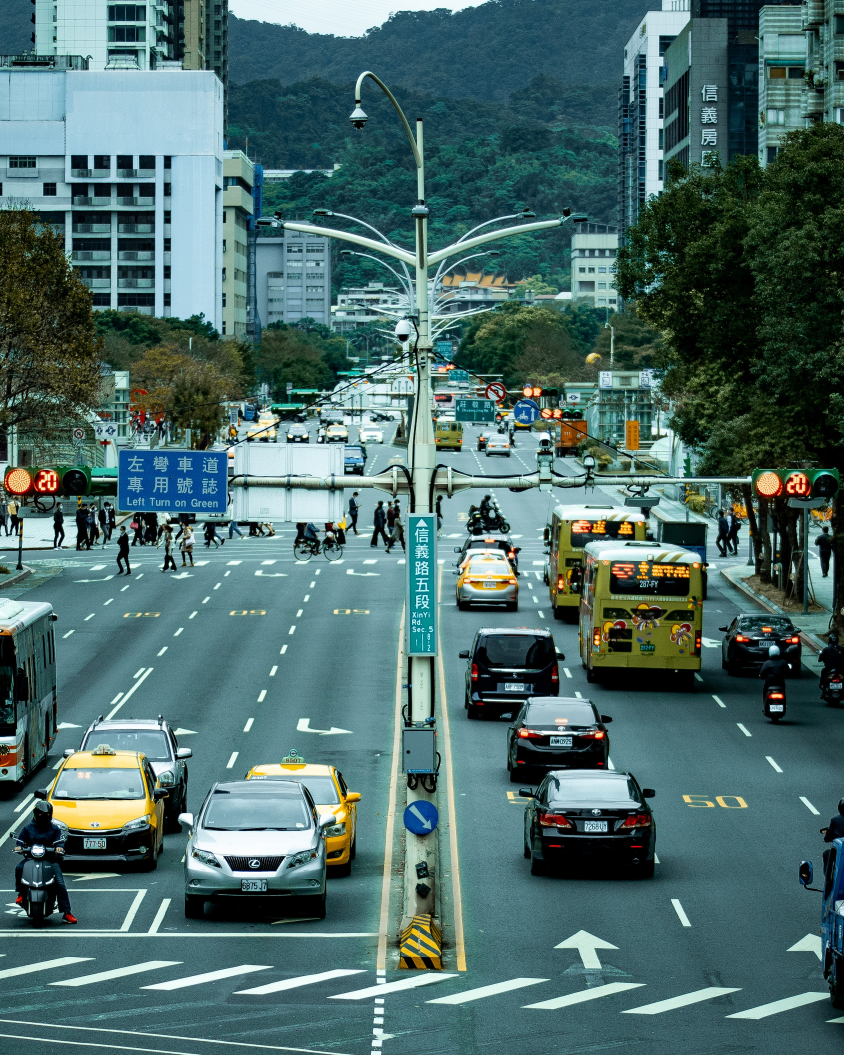
#> input picture images/yeh-che-wei-Q78DeDcXUzQ-unsplash.jpg, 2532 x 3165 px (shown at 1/3 size)
$ python main.py
#> lines starting #> are read from the running program, lines starting #| are printed output that depends on the picture; after the words box and inside, x2 and y2 are one past the last pixel; in counts of white or black regions, pixels touching at a corner belong together
### services/image_services.py
# file import
from typing import List
from cv2 import Mat
from .constants.constants import (
    ImageConstants,
    TemplateMatchingConstants
)
from .models.models import (
    DrawingPosition,
    DrawRectangle,
    PlotImagesParams,
    GetHarrisCornerDetectionParams,
    DetectImageUsingCascadeClassfierParams,
    CascadeClassifiersData
)


# package import
import cv2 as cv
import numpy as np
import matplotlib.pyplot as plt


IMAGE_CONSTANTS = ImageConstants()
TEMPLATE_MATCHING_METHOD_CONSTANTS = TemplateMatchingConstants()


def get_opencv_class():
    return cv


# [15 lines left out: function display_img, not called in this run]


def display_image_plots(
    params: List[PlotImagesParams]
):
    for param in params:
        plt.subplot(param.Subplot)
        if param.Cmap != '':
            plt.imshow(param.Image, cmap=param.Cmap)
        else:
            plt.imshow(param.Image)
        plt.title(param.Title)
        plt.suptitle(param.Suptitle)

    plt.show(block=True)


def get_image_data(
    filepath: str,
    color: int = cv.COLOR_BGR2RGB
):
#> called with color = 4
    img = cv.imread(filepath)
#> img is the input picture: shape (3165, 2532, 3); mean B, G, R 106.6, 108, 76.7
    updated_img = cv.cvtColor(img, color)
    return updated_img


# [72 lines left out: functions get_template_matching_results, draw_rectangle, get_harris_corner_detection, not called in this run]


def get_cascade_classifier() -> CascadeClassifiersData:
    car_classifier = cv.CascadeClassifier(
        'F:\\Projects\\Python\\OpenCV\\services\\cascade_classifier\\cars.xml'
    )
    human_classifier = cv.CascadeClassifier(
        'F:\\Projects\\Python\\OpenCV\\services\\cascade_classifier\\fullbody.xml'
    )
    motorcycle_classifier = cv.CascadeClassifier(
        'F:\\Projects\\Python\\OpenCV\\services\\cascade_classifier\\motorcycle.xml'
    )

    return CascadeClassifiersData(car_classifier, human_classifier, motorcycle_classifier)


def detect_image_using_cascade(
    params: DetectImageUsingCascadeClassfierParams
) -> Mat:
    cascade_classifier = get_cascade_classifier()
    image_copy = params.ImageData.copy()
    colored_image = cv.cvtColor(image_copy, cv.COLOR_BGR2RGB)
    resized_img = cv.resize(colored_image, (450, 450))
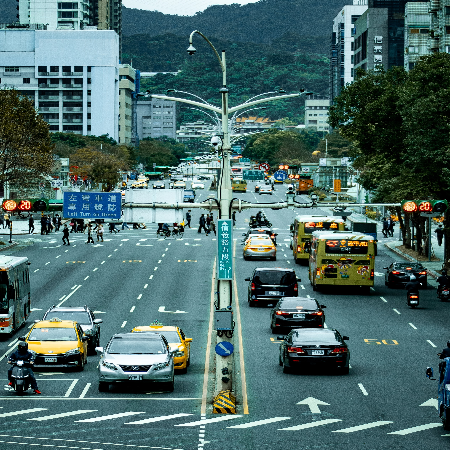
#> resized_img: shape (450, 450, 3); mean B, G, R 106.5, 108, 76.6
    gray_image = cv.cvtColor(resized_img, cv.COLOR_RGB2GRAY)
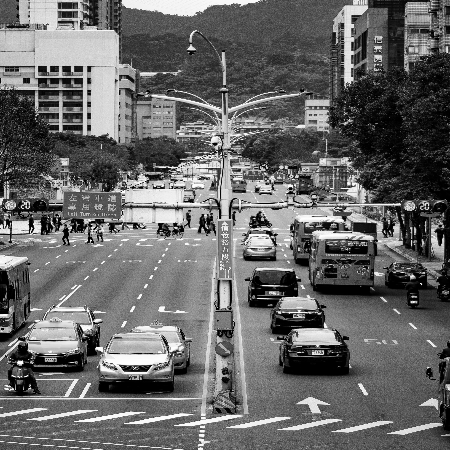
#> gray_image: shape (450, 450); min 0, max 255, mean 104
    blur_image = cv.GaussianBlur(gray_image, (5, 5), 0)
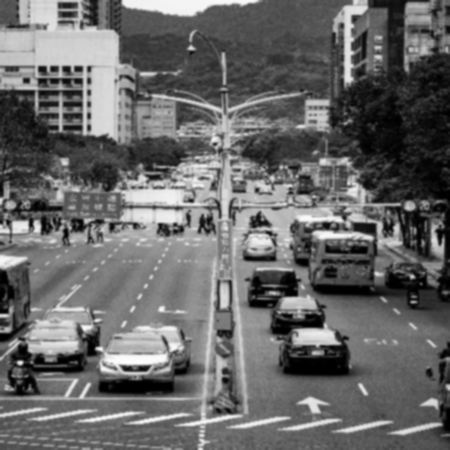
#> blur_image: shape (450, 450); min 0, max 253, mean 104
    dilated_image = cv.dilate(blur_image, np.ones((3, 3)))
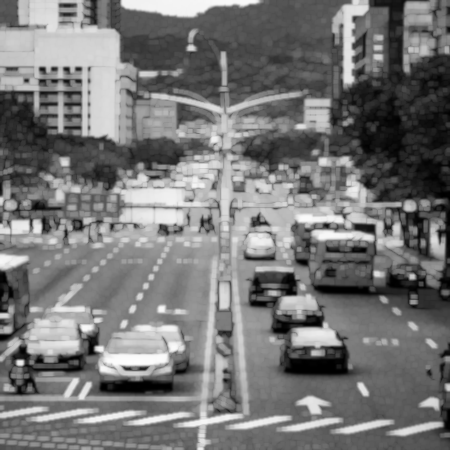
#> dilated_image: shape (450, 450); min 0, max 253, mean 118.4
    kernel = cv.getStructuringElement(cv.MORPH_ELLIPSE, (2, 2))
    closing_image = cv.morphologyEx(dilated_image, cv.MORPH_CLOSE, kernel)
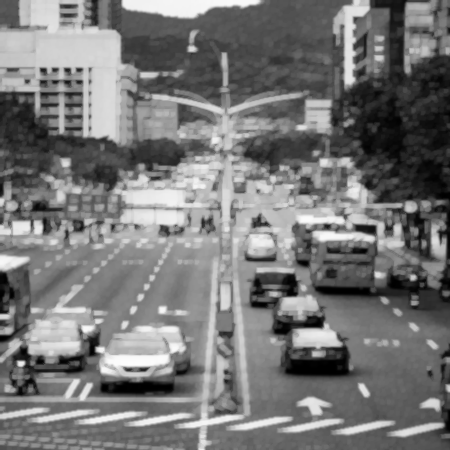
#> closing_image: shape (450, 450); min 0, max 253, mean 119

    detected_cars = cascade_classifier.CarClassifier.detectMultiScale(
        closing_image,
        1.1,
        1
    )
#> detected_cars = [[228, 175, 24, 24], [263, 194, 24, 24], [10, 380, 24, 24], [34, 88, 27, 27], [246, 204, 30, 30], [240, 233, 42, 42], [230, 223, 55, 55], [88, 334, 84, 84], [282, 134, 88, 88], [298, 235, 89, 89], [250, 284, 129, 129], [71, 297, 140, 140]]

    detected_humans = cascade_classifier.HumanClassifier.detectMultiScale(
        closing_image,
        1.1,
        1
    )
#> detected_humans = ()

    detected_motorcycle = cascade_classifier.MotorcycleClassifier.detectMultiScale(
        closing_image,
        1.1,
        1
    )
#> detected_motorcycle = [[30, 173, 88, 88]]

    for (x, y, w, h) in detected_cars:
        cv.rectangle(resized_img, (x, y), (x+w, y+h), (0, 0, 255), 2)
#> this loop made 12 passes
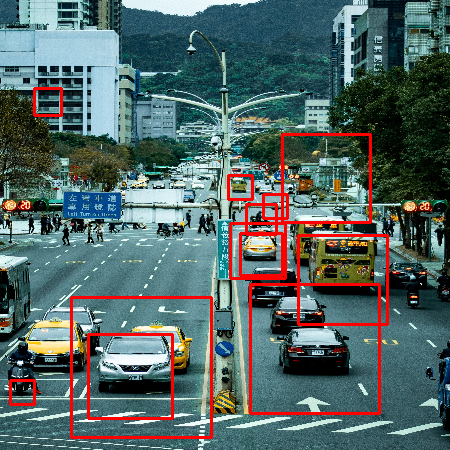
#> resized_img: shape (450, 450, 3); 4.38% of pixels changed, all inside (x1, y1, x2, y2) = (9, 87, 389, 439)

    for (x, y, w, h) in detected_humans:
        cv.rectangle(resized_img, (x, y), (x+w, y+h), (0, 255, 0), 2)
#> this loop made 0 passes

    for (x, y, w, h) in detected_motorcycle:
        cv.rectangle(resized_img, (x, y), (x+w, y+h), (255, 0, 0), 2)
#> this loop made 1 pass
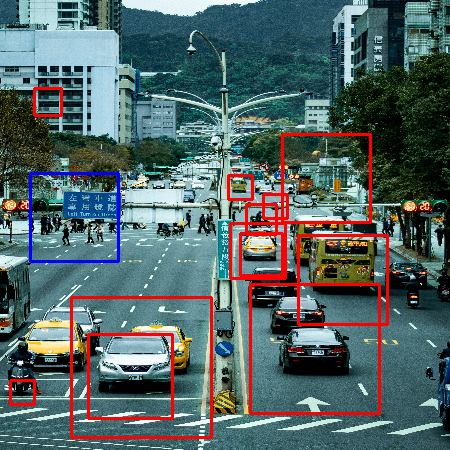
#> resized_img: shape (450, 450, 3); 0.52% of pixels changed, all inside (x1, y1, x2, y2) = (29, 172, 120, 263)

    print(len(detected_cars))
#| 12
    print(len(detected_humans))
#| 0
    print(len(detected_motorcycle))
#| 1

    cv.imshow('final', resized_img)
    return resized_img

### services/models/models.py
from typing import Tuple

import cv2 as cv


class DrawingPosition:
    # [11 lines left out: function __init__, not called in this run]


class DrawRectangle:
    # [11 lines left out: function __init__, not called in this run]


class PlotImagesParams:
    def __init__(
        self,
        Subplot: int,
        Image: cv.Mat,
        Title: str,
        Suptitle: str,
        Cmap: str = ''
    ) -> None:
        self.Subplot = Subplot
        self.Image = Image
        self.Title = Title
        self.Suptitle = Suptitle
        self.Cmap = Cmap


class GetHarrisCornerDetectionParams:
    # [11 lines left out: function __init__, not called in this run]


class DetectImageUsingCascadeClassfierParams:
    def __init__(
        self,
        ImageData: cv.Mat
    ) -> None:
        self.ImageData = ImageData


class CascadeClassifiersData:
    def __init__(
        self,
        CarClassifier: cv.CascadeClassifier,
        HumanClassifier: cv.CascadeClassifier,
        MotorcycleClassifier: cv.CascadeClassifier
    ) -> None:
        self.CarClassifier = CarClassifier
        self.HumanClassifier = HumanClassifier
        self.MotorcycleClassifier = MotorcycleClassifier

### main.py
from services.image_services import (
    display_img,
    get_image_data,
    get_opencv_class,
    get_template_matching_results,
    display_image_plots,
    get_harris_corner_detection,
    detect_image_using_cascade
)
from services.constants.constants import (
    TemplateMatchingConstants
)
from services.models.models import (
    PlotImagesParams,
    GetHarrisCornerDetectionParams,
    DetectImageUsingCascadeClassfierParams
)

opencv_class = get_opencv_class()

# region Template Matching
# full_image = get_image_data(
#     './images/template_matching/sammy.jpg',
#     opencv_class.COLOR_RGB2BGR
# )

# image_to_be_compared = get_image_data(
#     './images/template_matching/sammy_face.jpg',
#     opencv_class.COLOR_RGB2BGR
# )

# selected_template_matching_method = TemplateMatchingConstants.CCORR

# template_matching_result = get_template_matching_results(
#     full_image,
#     image_to_be_compared,
#     selected_template_matching_method
# )

# plots_params = [PlotImagesParams(
#         131,
#         template_matching_result,
#         'Template Matching Results',
#         selected_template_matching_method
#     ), PlotImagesParams(
#         132,
#         full_image,
#         'Original Image',
#         ''
#     ),
#     PlotImagesParams(
#         133,
#         image_to_be_compared,
#         'Image To Be Compared',
#         ''
#     )
# ]
# display_image_plots(plots_params)
# endregion

# region Corner Detection
# flat_chess_image = get_image_data(
#     './images/corner_detection/flat_chessboard.png',
#     opencv_class.COLOR_BGR2RGB
# )

# gray_flat_chess_image = get_image_data(
#     './images/corner_detection/flat_chessboard.png',
#     opencv_class.COLOR_BGR2GRAY
# )

# real_chess_image = get_image_data(
#     './images/corner_detection/real_chessboard.jpg',
#     opencv_class.COLOR_BGR2RGB
# )

# gray_real_chess_image = get_image_data(
#     './images/corner_detection/real_chessboard.jpg',
#     opencv_class.COLOR_BGR2GRAY
# )

# harris_corner_res = get_harris_corner_detection(
#     GetHarrisCornerDetectionParams(
#         real_chess_image,
#         2,
#         3,
#         0.04
#     )
# )

# plots_params = [PlotImagesParams(
#         121,
#         real_chess_image,
#         'Original Image',
#         ''
#     ), PlotImagesParams(
#         122,
#         harris_corner_res,
#         'After Harris Corner',
#         '',
#         ''
#     )
# ]
# display_image_plots(plots_params)
# endregion

# region detection for vox project
vehicle_image = get_image_data(
    './images/yeh-che-wei-Q78DeDcXUzQ-unsplash.jpg',
    opencv_class.COLOR_RGB2BGR
)

params = DetectImageUsingCascadeClassfierParams(vehicle_image)
image_res = detect_image_using_cascade(params)

plots_params = [PlotImagesParams(
        121,
        vehicle_image,
        'Original Image',
        ''
    ), PlotImagesParams(
        122,
        opencv_class.cvtColor(image_res, opencv_class.COLOR_BGR2RGB),
        'After Detection',
        ''
    )
]
display_image_plots(plots_params)
#> the loop in display_image_plots, `for param in params:` made 2 passes
# endregion

$ run again, with images/template_matching/sammy.jpg copied over images/yeh-che-wei-Q78DeDcXUzQ-unsplash.jpg
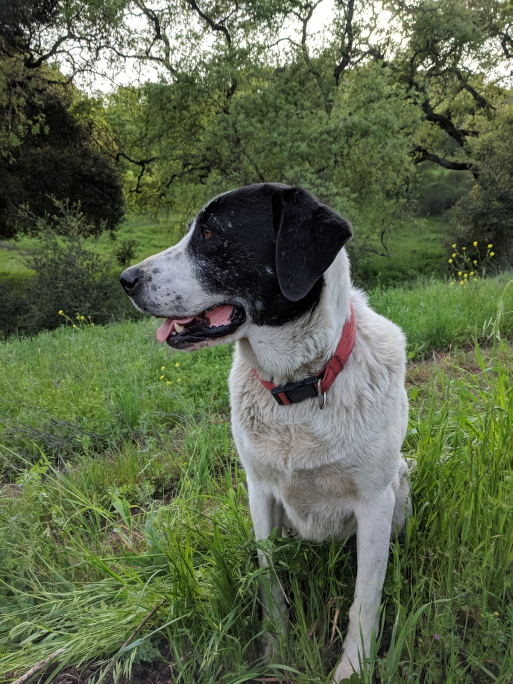
#> input picture images/template_matching/sammy.jpg, 1025 x 1367 px (shown at 1/2 size)
#> in get_image_data, img is the input picture: shape (1367, 1025, 3); mean B, G, R 74.2, 102.6, 91.2
#> detected_cars = [[115, 23, 22, 22], [102, 312, 23, 23]]
#> detected_humans = ()
#> detected_motorcycle = [[71, 257, 62, 62]]
#> the loop in detect_image_using_cascade, `for (x, y, w, h) in detected_cars:` made 2 passes
#> after the loop in detect_image_using_cascade, `for (x, y, w, h) in detected_cars:`:
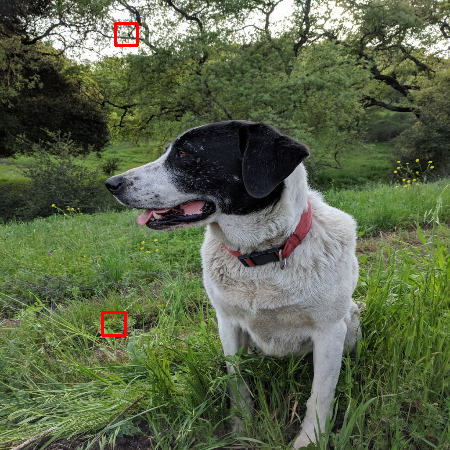
#> resized_img: shape (450, 450, 3); mean B, G, R 73.7, 102.1, 91.4
#> the loop in detect_image_using_cascade, `for (x, y, w, h) in detected_motorcycle:` made 1 pass
#> after the loop in detect_image_using_cascade, `for (x, y, w, h) in detected_motorcycle:`:
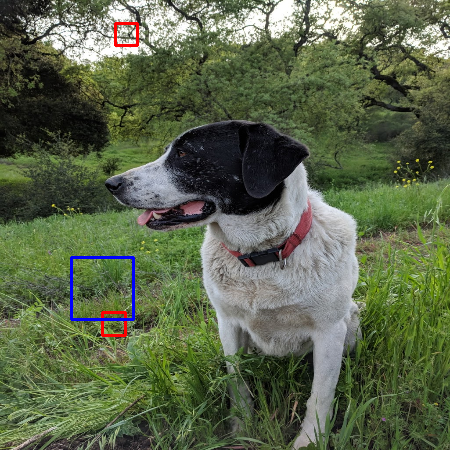
#> resized_img: shape (450, 450, 3); 0.37% of pixels changed, all inside (x1, y1, x2, y2) = (70, 256, 135, 321)
#| 2
#| 0
#| 1
#> the loop in display_image_plots, `for param in params:` made 2 passes

$ run again, with images/template_matching/sammy_face.jpg copied over images/yeh-che-wei-Q78DeDcXUzQ-unsplash.jpg
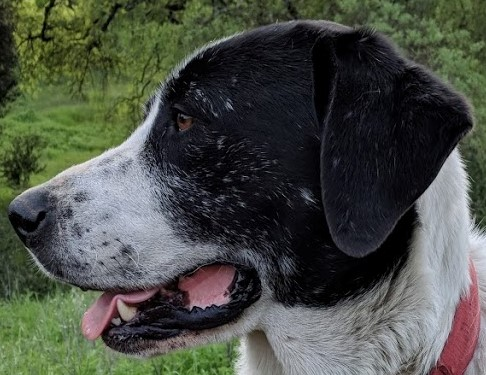
#> input picture images/template_matching/sammy_face.jpg, 486 x 375 px
#> in get_image_data, img is the input picture: shape (375, 486, 3); mean B, G, R 70, 78.7, 74.2
#> in detect_image_using_cascade, `dilated_image = cv.dilate(blur_image, np.ones((3, 3)))`:
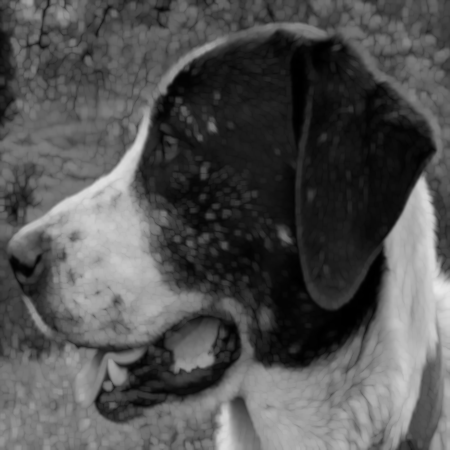
#> dilated_image: shape (450, 450); min 0, max 232, mean 82.4
#> detected_cars = [[24, 345, 22, 22]]
#> detected_humans = ()
#> the loop in detect_image_using_cascade, `for (x, y, w, h) in detected_cars:` made 1 pass
#> after the loop in detect_image_using_cascade, `for (x, y, w, h) in detected_cars:`:
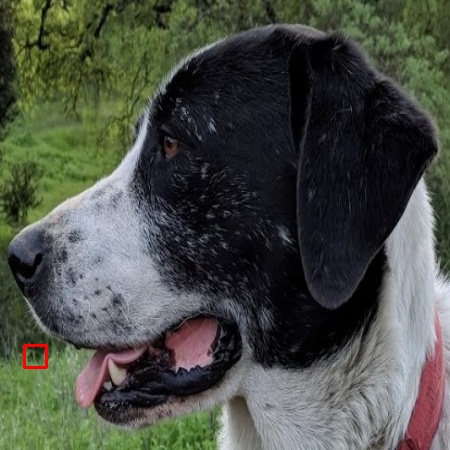
#> resized_img: shape (450, 450, 3); mean B, G, R 69.8, 78.4, 74.4
#| 1
#| 0
#| 0
#> the loop in display_image_plots, `for param in params:` made 2 passes

$ run again, with images/corner_detection/real_chessboard.jpg copied over images/yeh-che-wei-Q78DeDcXUzQ-unsplash.jpg
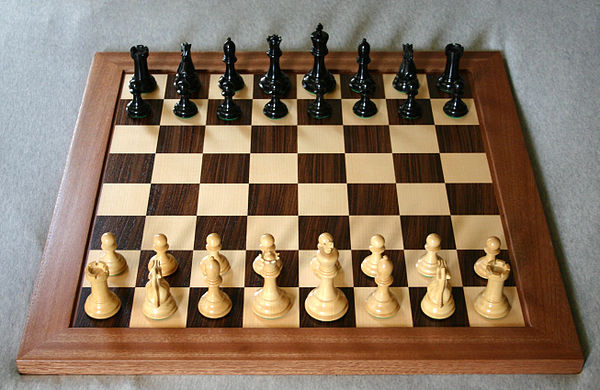
#> input picture images/corner_detection/real_chessboard.jpg, 600 x 390 px
#> in get_image_data, img is the input picture: shape (390, 600, 3); mean B, G, R 98.1, 117.7, 137.5
#> detected_cars = 16 rows, first 6: [148, 108, 47, 47], [119, 375, 43, 43], [137, 375, 43, 43], [105, 120, 62, 62], [208, 92, 62, 62], [279, 92, 54, 54]
#> detected_humans = [[166, 304, 61, 123]]
#> detected_motorcycle = [[289, 166, 54, 54], [254, 199, 55, 55], [178, 201, 55, 55], [141, 164, 57, 57], [215, 164, 57, 57], [101, 199, 57, 57], [128, 318, 68, 68], [184, 24, 105, 105], [66, 262, 105, 105], [214, 31, 116, 116]]
#> the loop in detect_image_using_cascade, `for (x, y, w, h) in detected_cars:` made 16 passes
#> the loop in detect_image_using_cascade, `for (x, y, w, h) in detected_humans:` made 1 pass
#> the loop in detect_image_using_cascade, `for (x, y, w, h) in detected_motorcycle:` made 10 passes
#> after the loop in detect_image_using_cascade, `for (x, y, w, h) in detected_motorcycle:`:
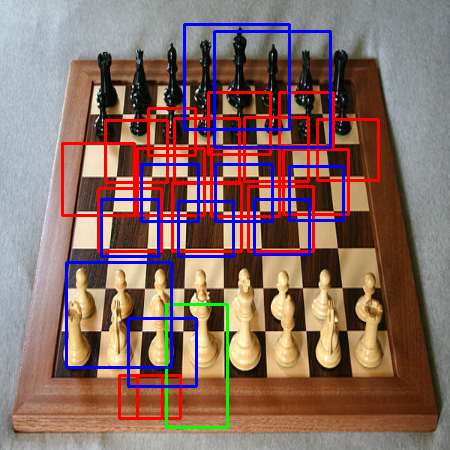
#> resized_img: shape (450, 450, 3); mean B, G, R 100.5, 107.9, 136.5
#| 16
#| 1
#| 10
#> the loop in display_image_plots, `for param in params:` made 2 passes
